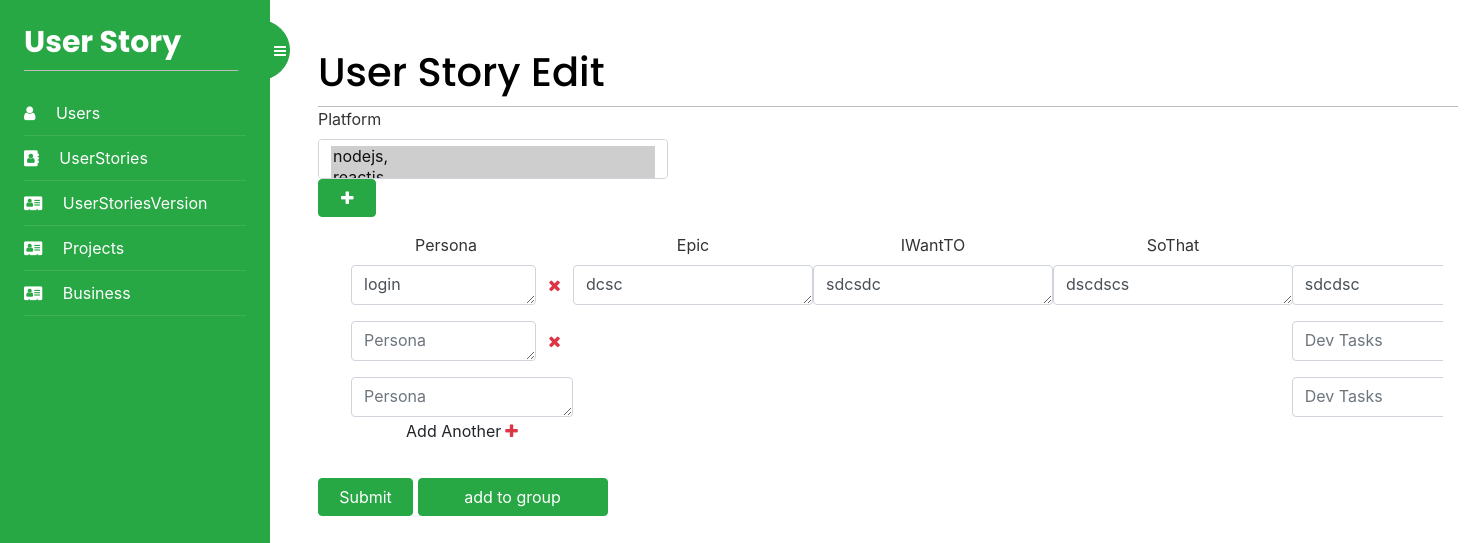
Screenshot of /UserStories/userStoryEdit/12 with the database file from the repository.
### UserStoryApp/models.py (models this page shows, shortened)
class Persona(models.Model):
    id = models.AutoField(primary_key=True)
    Name = models.TextField(blank=True)
    class Meta:
        db_table = "Persona"

class UserStory(models.Model):
    id = models.AutoField(primary_key=True)
    iWantTO = models.TextField(blank=True)
    soThat = models.TextField(blank=True)
    priority = models.TextField(blank=True)
    userStoriesVersion = models.ForeignKey(
        UserStoryVersion, on_delete=models.CASCADE, blank=True, null=True)
    Persona = models.ManyToManyField(Persona)
    RAIDS = models.ManyToManyField(RAIDS)
    DevelopmentTask = models.ManyToManyField(DevelopmentTask)
    Estimates = models.ManyToManyField(Estimates)
    US_Group = models.ForeignKey(
        US_Group, on_delete=models.CASCADE, blank=True, null=True)
    Epic = models.ForeignKey(Epic, on_delete=models.CASCADE)
    class Meta:
        db_table = "UserStory"

class Epic(models.Model):
    id = models.AutoField(primary_key=True)
    versionName = models.TextField(blank=True)
    class Meta:
        db_table = "Epic"

class DevelopmentTask(models.Model):
    id = models.AutoField(primary_key=True)
    description = models.TextField(blank=True)
    class Meta:
        db_table = "DevelopmentTask"

### UserStories/views.py (the view)
def userStoryDetails(request, id):
    if request.method == 'GET' and 'Platform' in request.GET:
        print("here")
        Platform.objects.create(name=request.GET.get("Name"))
        print(request.GET.get("platform"))
        param = str(id)
        return redirect('/UserStories/userStoryDetails/'+param+'')
    platforms = Platform.objects.all()
    User = get_user_model()
    users = UserStory.objects.get(id=id)
    print()
    platformIds = [i.Platform.id for i in users.Estimates.all()]
    print(platformIds)
    return render(request, 'userStories/userStoryDetails.html', {'platforms': platforms, 'userStory': users, 'personaObjects': personaObjects, 'platformIds': platformIds, 'epicObjects': epicObjects})

### UserStories/templates/userStories/userStoryDetails.html (shortened to what this page needs)
{% extends "base.html" %}
{% block content %}
<div>
    <h1 class="m-auto">User Story Edit</h1>
</div>
<form method="post" style="height: 100%;width: 100%;">
    <div class="row" style="width:100% ;">
        <div class="col-4">
            <div class="form-group">
                <label for="exampleInputEmail1" style="display: block;width: 100%;">Platform</label>
                <select id="example-getting-started4" name="platforms" style="width: 100%;"
                    class="form-control form-select platform" multiple="multiple">
                    {% for p in platforms %}
                    {% if p.id in platformIds %}
                    <option value="{{p.id}}" selected>{{p.name}},</option>
                    {% else %}
                    <option value="{{p.id}}">{{p.name}},</option>
                    {% endif %}
                    {% endfor %}
                </select>
                <button type="button" class="col-2 btn btn-success fa fa-plus " data-toggle="modal" data-target="#modalPlatformForm">
                </button>
            </div>
        </div>
    </div>
    <div class="container testimonial-group" style="overflow-x: hidden;">
        <div class="row no-gutters text-center flex-nowrap" id="UserStory">
            <div class="form-group pl-5" style="height: 100%;min-width: 15rem;">
                <div style="width:100% ;" class="row">
                    <div class="form-group col-10 mb-0">
                        <label for="exampleInputEmail1">Persona</label>
                    </div>
                </div>
                <div style="width: 100%;" class="row PersonDiv">
                    {% for Persona in userStory.Persona.all %}
                    <div class="form-group row">
                        <div class="col-10 m-0 p-0">
                            <textarea type="text" id="myInput" name="Persona" list="personList" style="display: inline;"
                                class="form-control Persona" id="myInput" aria-describedby="emailHelp"
                                placeholder="Persona">{{Persona.Name}}</textarea>
                        </div>
                        <i class="col-2 m-auto text-danger fa fa-times" onclick="remove(this)"
                            style="display: flex;justify-content: center;align-items: center;cursor: pointer;"> </i>
                    </div>
                    {% endfor %}
                </div>
                <div style="width:100% ;" class="row">
                    <div class="form-group row">
                        <div class="col-12 m-0 p-0">
                            <textarea type="text" id="myInput" name="Persona" list="personList" style="display: inline;"
                                class="form-control Persona" id="myInput" aria-describedby="emailHelp"
                                placeholder="Persona"></textarea>
                        </div>
                        <p class="m-auto AddPersona" style="display: flex;justify-content: center;align-items: center;cursor: pointer;">
                        Add Another<i class="ml-1 text-danger fa fa-plus AddPersona"
                            ></i>
                    </p>
                    </div>
                </div>
            </div>
            <div class="form-group m-0" style="margin: 0;min-width: 15rem;">
                <label for="exampleInputEmail1">Epic</label>
                <textarea type="text" id="epicInput" list="encodings" name="Epic" class="form-control input" id="epicInput"
                    aria-describedby="emailHelp" placeholder="Epic">{{userStory.Epic.versionName}}</textarea>
            </div>
            <div class="form-group" style="min-width: 15rem;">
                <label for="exampleInputEmail1">IWantTO</label>
                <textarea type="text" id="IWantTO" name="IWantTO" class="form-control" id="exampleInputEmail1"
                    aria-describedby="emailHelp" placeholder="IWantTO">{{userStory.iWantTO}}</textarea>
            </div>
            <div class="form-group" style="min-width: 15rem;">
                <label for="exampleInputEmail1">SoThat</label>
                <textarea type="text" id="SoThat" name="SoThat" class="form-control" id="exampleInputEmail1"
                    aria-describedby="emailHelp" placeholder="SoThat">{{userStory.soThat}}</textarea>
            </div>
            <div class="form-group" style="padding-left: 1.8rem;min-width: 30rem;">
                <div style="width:100% ;" class="row">
                    <div class="form-group col-10 mb-0">
                        <label for="exampleInputEmail1">Dev Tasks</label>
                    </div>
                </div>
                <div style="width: 100%;" class="row DKDiv">
                    {% for DevelopmentTask in userStory.DevelopmentTask.all %}
                    <div class="w-100 form-group row">
                        <div class="col-11 m-0 p-0">
                            <textarea type="text" id="DevTasks" class="form-control Dev" name="Dev" id="exampleInputEmail1"
                                aria-describedby="emailHelp"
                                placeholder="Dev Tasks">{{DevelopmentTask.description}}</textarea>
                        </div>
                    </div>
                    {% endfor %}
                </div>
                <div style="width:100% ;" class="row">
                    <div class="w-100 form-group row">
                        <textarea type="text" id="DevTasks" class="form-control Dev col-12" name="Dev"
                            id="exampleInputEmail1" aria-describedby="emailHelp" placeholder="Dev Tasks"></textarea>
                        <p class="m-auto AddDev" style="display: flex;justify-content: center;align-items: center;cursor: pointer;">
                        </p>
                    </div>
                </div>
            </div>
        </div>
    </div>
    <div>
        <button type="submit" class="col-1 btn btn-success ">Submit</button>
        <button type="button" class="col-2 btn btn-success" data-toggle="modal" data-target="#modalLoginForm">add to
            group</button>
    </div>
</form>
{% endblock %}

### account/static/css/base.css (style rules this page uses)
body { margin:0; padding:0; font-family:helvetica, sans-serif; }
p { line-height: 1.8; }
h1, h2, h3, h4, h5 , h6 { font-family: 'Muli', sans-serif; font-weight:normal; }
h1 { border-bottom:1px solid #bbb; padding:0 0 10px 0; margin:10px 0 20px 0; }
form { overflow:auto; }
form p { width:100%; overflow:auto; }
label { float:left; clear:both; color:#333; margin-bottom:4px; }
input, textarea { clear:both; float:left; margin:0 0 10px; background:#efefef; border:0; padding:6px 10px; font-size:14px; }

### Users/templates/base.html (style rules this page uses)
.testimonial-group > .row { overflow-x: auto; white-space: nowrap; }
label { display: block; width: 100%; }

### rows the page displays
Persona: Persona "login"
UserStory: Epic "dcsc", IWantTO "sdcsdc", SoThat "dscdscs"
DevelopmentTask: Dev "sdcdsc"

### other values shown
form field platforms "nodejs, ☑"
